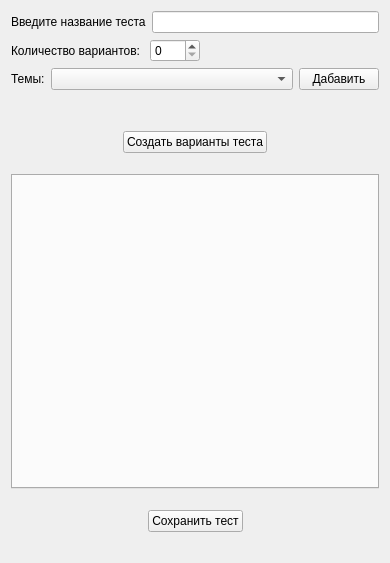
          <widget class="QWidget" name="scrollAreaWidgetContents">
           <property name="geometry">
            <rect>
             <x>0</x>
             <y>0</y>
             <width>390</width>
             <height>563</height>
            </rect>
           </property>
           <layout class="QVBoxLayout" name="verticalLayout">
            <item>
             <layout class="QHBoxLayout" name="horizontalLayout_3">
              <item>
               <widget class="QLabel" name="label">
                <property name="font">
                 <font>
                  <weight>50</weight>
                  <bold>false</bold>
                 </font>
                </property>
                <property name="text">
                 <string>Введите название теста</string>
                </property>
               </widget>
              </item>
              <item>
               <widget class="QLineEdit" name="lineEdit"/>
              </item>
             </layout>
            </item>
            <item>
             <layout class="QHBoxLayout" name="horizontalLayout_4">
              <item>
               <widget class="QLabel" name="label_2">
                <property name="sizePolicy">
                 <sizepolicy hsizetype="Maximum" vsizetype="Preferred">
                  <horstretch>0</horstretch>
                  <verstretch>0</verstretch>
                 </sizepolicy>
                </property>
                <property name="text">
                 <string>Количество вариантов: </string>
                </property>
               </widget>
              </item>
              <item>
               <widget class="QSpinBox" name="spinBox_variants">
                <property name="sizePolicy">
                 <sizepolicy hsizetype="Fixed" vsizetype="Fixed">
                  <horstretch>0</horstretch>
                  <verstretch>0</verstretch>
                 </sizepolicy>
                </property>
                <property name="minimumSize">
                 <size>
                  <width>50</width>
                  <height>0</height>
                 </size>
                </property>
               </widget>
              </item>
              <item>
               <spacer name="horizontalSpacer">
                <property name="orientation">
                 <enum>Qt::Horizontal</enum>
                </property>
                <property name="sizeHint" stdset="0">
                 <size>
                  <width>40</width>
                  <height>20</height>
                 </size>
                </property>
               </spacer>
              </item>
             </layout>
            </item>
            <item>
             <layout class="QHBoxLayout" name="horizontalLayout_5">
              <item>
               <widget class="QLabel" name="label_3">
                <property name="sizePolicy">
                 <sizepolicy hsizetype="Maximum" vsizetype="Maximum">
                  <horstretch>0</horstretch>
                  <verstretch>0</verstretch>
                 </sizepolicy>
                </property>
                <property name="text">
                 <string>Темы:</string>
                </property>
               </widget>
              </item>
              <item>
               <widget class="QComboBox" name="comboBox_themes">
                <property name="sizePolicy">
                 <sizepolicy hsizetype="Expanding" vsizetype="Fixed">
                  <horstretch>0</horstretch>
                  <verstretch>0</verstretch>
                 </sizepolicy>
                </property>
               </widget>
              </item>
              <item>
               <widget class="QPushButton" name="pushButton_add_theme">
                <property name="text">
                 <string>Дабавить</string>
                </property>
               </widget>
              </item>
             </layout>
            </item>
            <item>
             <layout class="QHBoxLayout" name="horizontalLayout_6">
              <item>
               <spacer name="horizontalSpacer_2">
                <property name="orientation">
                 <enum>Qt::Horizontal</enum>
                </property>
                <property name="sizeType">
                 <enum>QSizePolicy::Fixed</enum>
                </property>
                <property name="sizeHint" stdset="0">
                 <size>
                  <width>47</width>
                  <height>20</height>
                 </size>
                </property>
               </spacer>
              </item>
              <item>
               <layout class="QVBoxLayout" name="verticalLayout_selected_theme"/>
              </item>
             </layout>
            </item>
            <item>
             <layout class="QHBoxLayout" name="horizontalLayout_7">
              <property name="topMargin">
               <number>15</number>
              </property>
              <property name="bottomMargin">
               <number>15</number>
              </property>
              <item>
               <spacer name="horizontalSpacer_3">
                <property name="orientation">
                 <enum>Qt::Horizontal</enum>
                </property>
                <property name="sizeHint" stdset="0">
                 <size>
                  <width>40</width>
                  <height>20</height>
                 </size>
                </property>
               </spacer>
              </item>
              <item>
               <widget class="QPushButton" name="pushButton_create_variants">
                <property name="text">
                 <string>Создать варианты теста</string>
                </property>
               </widget>
              </item>
              <item>
               <spacer name="horizontalSpacer_4">
                <property name="orientation">
                 <enum>Qt::Horizontal</enum>
                </property>
                <property name="sizeHint" stdset="0">
                 <size>
                  <width>40</width>
                  <height>20</height>
                 </size>
                </property>
               </spacer>
              </item>
             </layout>
            </item>
            <item>
             <widget class="QTabWidget" name="tabWidget_variants">
              <property name="sizePolicy">
               <sizepolicy hsizetype="Expanding" vsizetype="Minimum">
                <horstretch>0</horstretch>
                <verstretch>0</verstretch>
               </sizepolicy>
              </property>
              <property name="minimumSize">
               <size>
                <width>0</width>
                <height>300</height>
               </size>
              </property>
              <property name="currentIndex">
               <number>-1</number>
              </property>
             </widget>
            </item>
            <item>
             <layout class="QHBoxLayout" name="horizontalLayout_8">
              <property name="topMargin">
               <number>15</number>
              </property>
              <property name="bottomMargin">
               <number>20</number>
              </property>
              <item>
               <spacer name="horizontalSpacer_6">
                <property name="orientation">
                 <enum>Qt::Horizontal</enum>
                </property>
                <property name="sizeHint" stdset="0">
                 <size>
                  <width>40</width>
                  <height>20</height>
                 </size>
                </property>
               </spacer>
              </item>
              <item>
               <widget class="QPushButton" name="pushButton_save_test">
                <property name="text">
                 <string>Сохранить тест</string>
                </property>
               </widget>
              </item>
              <item>
               <spacer name="horizontalSpacer_5">
                <property name="orientation">
                 <enum>Qt::Horizontal</enum>
                </property>
                <property name="sizeHint" stdset="0">
                 <size>
                  <width>40</width>
                  <height>20</height>
                 </size>
                </property>
               </spacer>
              </item>
             </layout>
            </item>
           </layout>
          </widget>
